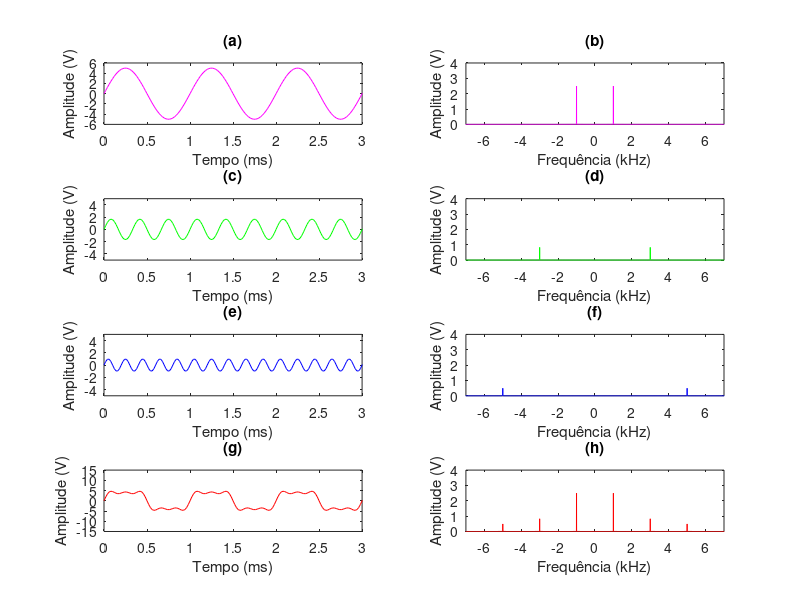
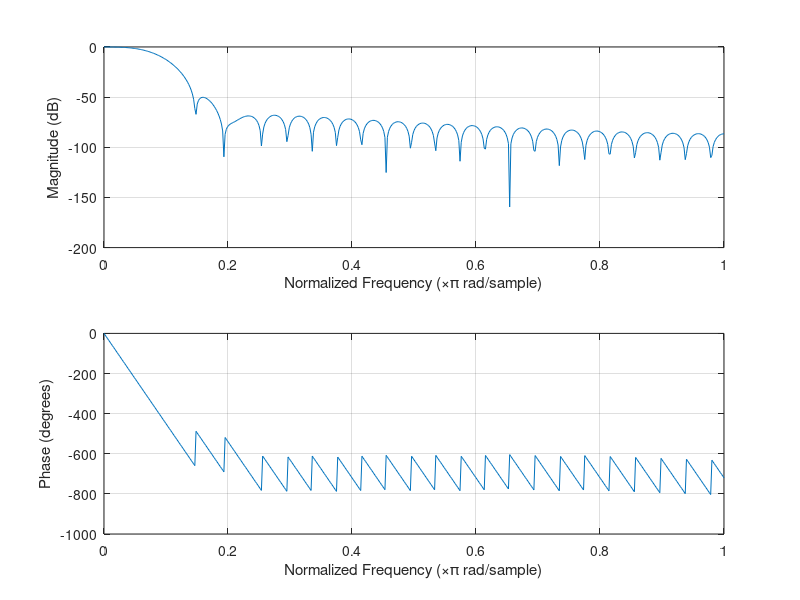
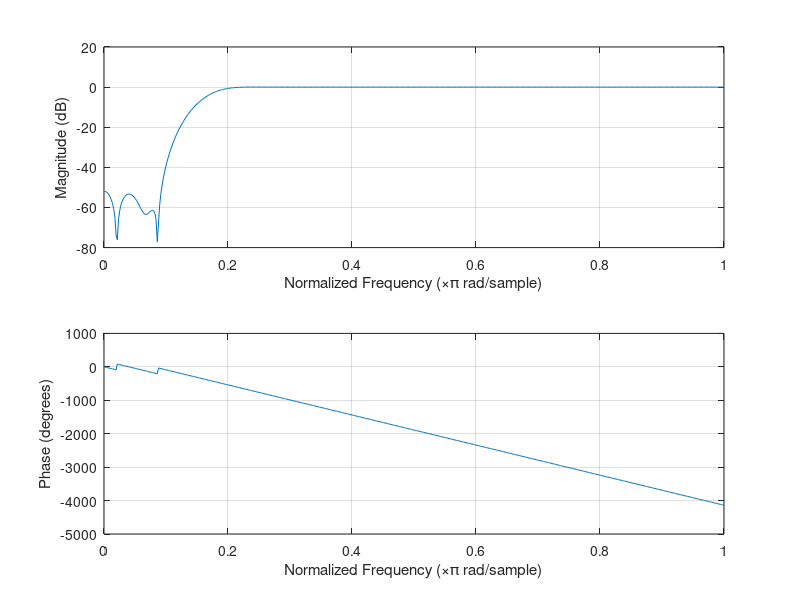
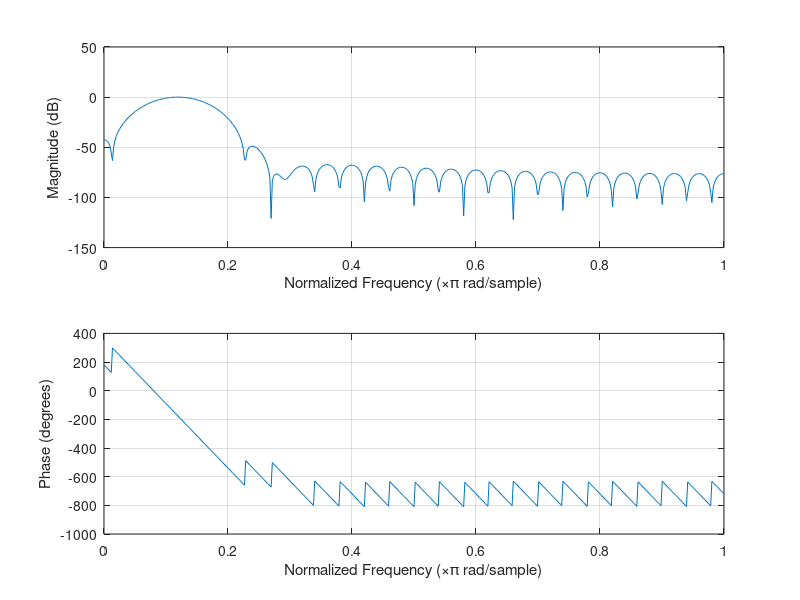

Recreate these plots in MATLAB, in order.
#------DESCRIÇÃO ATIVIDADE 12 - MARÇO 2020
#ANÁLISE DE SINAIS NO DOMÍNIO DO TEMPO E DA FREQUÊNCIA ANTES E APÓS FILTRAGEM.
#CONSTRUÇÃO DE FILTROS DE DIFERENTES CATEGORIAS

#------AUTHOR
#SAROM TORRES

clc; clear all; close all;

%FREQUENCIAS
f = 1e3; %frequencia do sinal
f1 = 3e3;
f2 = 5e3;
N = 10; %numero de amostras
fs = f2*N; %frequencia de amostragem

%TEMPOS
T = 1/f; %período do sinal
Ts = 1/fs; % período de amostragem
qt_periodo = 250; %quantidade de periodos
t_final = qt_periodo*T;
t = [0:Ts:t_final];

passo_freq = 1/t_final;
freq = [-fs/2:passo_freq:fs/2];  

%COSSENOS
A0 = 5; 
A1 = 5/3;
A2 = 1;

y1 = A0*sin(2*pi*f*t);
y2 = A1*sin(2*pi*f1*t);
y3 = A2*sin(2*pi*f2*t);

st = y1+y2+y3;
 
%TRANSFORMADAS
Y1 = fft(y1)/length(y1);
Y2 = fft(y2)/length(y2);
Y3 = fft(y3)/length(y3);
Sf = fft(st)/length(st);

%FILTROS
wn1 = (2e3)*2/fs;
wn2 = (4e3)*2/fs;
filtro_PB = fir1(50,wn1,'low');
filtro_PA = fir1(50,wn2,'high');
filtro_PF = fir1(50,[wn1 wn2]);
%filtro_PF = fir1(50,wn1,'low') - fir1(50,wn2,'high');

%SINAIS FILTRADOS
st_filt_PB = filter(filtro_PB,1,st);
st_filt_PA = filter(filtro_PA,1,st);
st_filt_PF = filter(filtro_PF,1,st);

%TRANSFORMADAS DOS SINAIS FILTRADOS
Sf_filt_PB = fft(st_filt_PB)/length(st_filt_PB);
Sf_filt_PA = fft(st_filt_PA)/length(st_filt_PA);
Sf_filt_PF = fft(st_filt_PF)/length(st_filt_PF);

##%PLOT SENOS NO TEMPO
figure(1)
subplot(421);
plot(1e3*t,y1,'m');
axis([0 3 (-A0-1) (A0+1)]);
xlabel('Tempo (ms)');
ylabel('Amplitude (V)');
title('(a)');

subplot(423);
plot(1e3*t,y2,'g');
axis([0 3 -A0 A0]);
xlabel('Tempo (ms)');
ylabel('Amplitude (V)')
title('(c)');

subplot(425);
plot(1e3*t,y3,'b');
axis([0 3 -A0 A0]);
xlabel('Tempo (ms)');
ylabel('Amplitude (V)');
title('(e)');

subplot(427);
plot(1e3*t,st,'r');
axis([0 3 -15 15]);
xlabel('Tempo (ms)');
ylabel('Amplitude (V)');
title('(g)');

%PLOT SENOS NA FREQUÊNCIA
subplot(422);
plot(freq/1e3,abs(fftshift(Y1)),'m');
axis([(-f2/1e3-2) (f2/1e3+2) 0 4])
xlabel('Frequência (kHz)');
ylabel('Amplitude (V)');
title('(b)');

subplot(424);
plot(freq/1e3,abs(fftshift(Y2)),'g');
axis([(-f2/1e3-2) (f2/1e3+2) 0 4 ])
xlabel('Frequência (kHz)');
ylabel('Amplitude (V)');
title('(d)');

subplot(426);
plot(freq/1e3,abs(fftshift(Y3)),'b');
axis([(-f2/1e3-2) (f2/1e3+2) 0 4])
xlabel('Frequência (kHz)');
ylabel('Amplitude (V)');
title('(f)');

subplot(428);
plot(freq/1e3,abs(fftshift(Sf)),'r');
axis([(-f2/1e3-2) (f2/1e3+2) 0 4])
xlabel('Frequência (kHz)');
ylabel('Amplitude (V)');
title('(h)');


%PLOT FILTROS
figure(2)
freqz(filtro_PB)
figure(3)
freqz(filtro_PA)
figure(4)
freqz(filtro_PF)

##%PLOT SINAIS FILTRADOS
figure(5)
subplot(321);
plot(1e3*t,st_filt_PB,'m');
axis([1 4 (-A0-1) (A0+1)]);
xlabel('Tempo (ms)');
ylabel('Amplitude (V)');
title('Sinal s(t) após filtro passa-baixa de 2kHz');

subplot(323);
plot(1e3*t,st_filt_PA,'b');
axis([1 4 (-A1-1) (A1+1)]);
xlabel('Tempo (ms)');
ylabel('Amplitude (V)');
title('Sinal s(t) após filtro passa-alta de 4kHz');

subplot(325);
plot(1e3*t,st_filt_PF,'r');
axis([1 4 (-A0-1) (A0+1)]);
xlabel('Tempo (ms)');
ylabel('Amplitude (V)');
title('Sinal s(t) após filtro passa-faixa de 2kHz-4kHz');

%PLOT TRANSFORMADAS DOS SINAIS FILTRADOS

subplot(322);
plot(freq/1e3,abs(fftshift(Sf_filt_PB)),'m');
axis([(-f2/1e3-2) (f2/1e3+2) 0 4 ])
xlabel('Frequência (kHz)');
ylabel('Amplitude (V)');
title('Espectro de s(t) após filtro passa-baixa de 2kHz');

subplot(324);
plot(freq/1e3,abs(fftshift(Sf_filt_PA)),'b');
axis([(-f2/1e3-2) (f2/1e3+2) 0 2 ])
xlabel('Frequência (kHz)');
ylabel('Amplitude (V)');
title('Espectro de s(t) após filtro passa-alta de 4kHz');

subplot(326);
plot(freq/1e3,abs(fftshift(Sf_filt_PF)),'r');
axis([(-f2/1e3-2) (f2/1e3+2) 0 4 ])
xlabel('Frequência (kHz)');
ylabel('Amplitude (V)');
title('Espectro de s(t) após filtro passa-faixa de 2kHz-4kHz');

##% !!!! NÃO ESTÁ CORRETO
##
##subplot(313);
##plot(freq,abs(fftshift(Sf_filt_PF)));
##axis([(-f2-2e3) (f2+2e3) -4 4])
